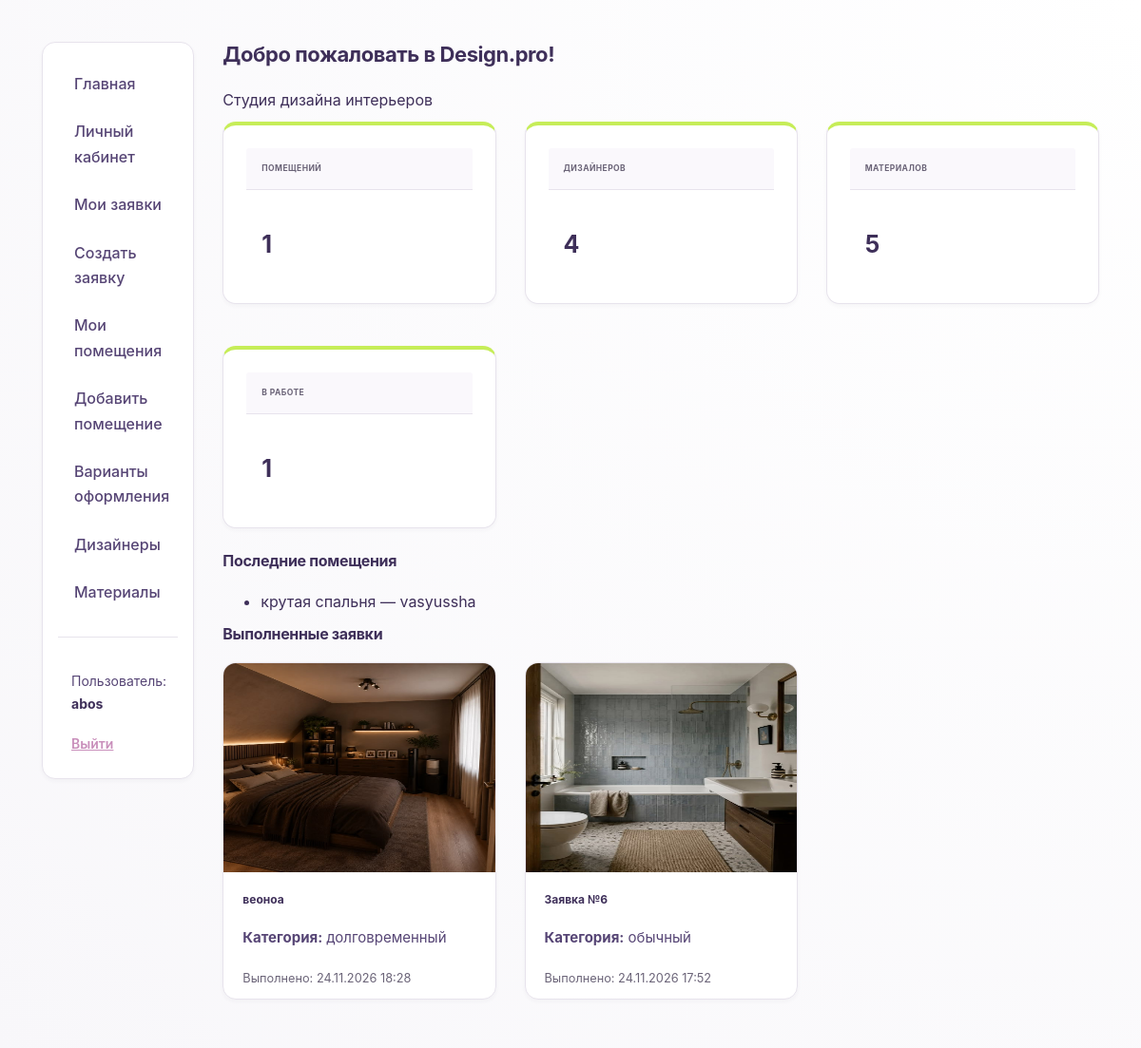
The page / (signed in) on the database its author committed.
### studio/models.py (models this page shows, shortened)
class Room(models.Model):
    STATUS_CHOICES = (
        ('new', 'Новое'),
        ('in_progress', 'В работе'),
        ('done', 'Готово'),
    )
    id = models.UUIDField(primary_key=True, default=uuid.uuid4, editable=False)
    user = models.ForeignKey(User, on_delete=models.CASCADE, verbose_name="Пользователь", related_name='rooms')
    title = models.CharField(max_length=200, verbose_name="Название помещения")
    room_type = models.CharField(
        max_length=50,
        choices=[
            ('living', 'Гостиная'),
            ('bedroom', 'Спальня'),
            ('kitchen', 'Кухня'),
            ('bathroom', 'Ванная'),
            ('office', 'Кабинет'),
            ('other', 'Другое'),
        ],
        verbose_name="Тип помещения"
    )
    area = models.FloatField(verbose_name="Площадь (м²)", null=True, blank=True)
    description = models.TextField(blank=True, verbose_name="Описание пожеланий", help_text="Опишите, как вы хотите оформить это помещение")
    plan_image = models.ImageField(upload_to='room_plans/', verbose_name="План помещения", help_text="Загрузите план или фото помещения")
    status = models.CharField(max_length=15, choices=STATUS_CHOICES, default='new', verbose_name="Статус")
    created_at = models.DateTimeField(auto_now_add=True, verbose_name="Дата создания")
    updated_at = models.DateTimeField(auto_now=True, verbose_name="Дата обновления")
    class Meta:
        ordering = ['-created_at']
        verbose_name = "Помещение"
        verbose_name_plural = "Помещения"
        permissions = (("can_make_proposal", "Предлагать варианты оформления"),)
    def get_absolute_url(self):
        return reverse('room-detail', args=[str(self.id)])

class Request(models.Model):
    STATUS_CHOICES = [
        ('new', 'Новая'),
        ('in_progress', 'Принято в работу'),
        ('done', 'Выполнено'),
        ('rejected', 'Отклонена'),
    ]
    user = models.ForeignKey(User, on_delete=models.CASCADE, verbose_name="Пользователь")
    title = models.CharField(max_length=200, verbose_name="Название")
    category = models.ForeignKey(Category, on_delete=models.SET_NULL, null=True, verbose_name="Категория")
    room_type = models.CharField(
        max_length=20,
        choices=[
            ('bedroom', 'Спальня'),
            ('bathroom', 'Ванная'),
            ('kitchen', 'Кухня'),
            ('living_room', 'Гостиная'),
            ('office', 'Офис'),
            ('other', 'Другое'),
        ],
        default='other',
        verbose_name="Тип помещения"
    )
    message = models.TextField(verbose_name="Описание")
    photo = models.ImageField(upload_to='request_photos/', verbose_name="Фото помещения или план")
    design_image = models.ImageField(upload_to='design_images/', blank=True, null=True, verbose_name="Изображение готового дизайна")
    status = models.CharField(max_length=20, choices=STATUS_CHOICES, default='new', verbose_name="Статус")
    created_at = models.DateTimeField(auto_now_add=True, verbose_name="Дата создания")
    updated_at = models.DateTimeField(auto_now=True, verbose_name="Дата обновления")
    designer_comment = models.TextField(
        blank=True,
        null=True,
        verbose_name="Комментарий дизайнера",
        help_text="Опишите, что было сделано или какие есть нюансы"
    )
    class Meta:
        ordering = ['-created_at']
        verbose_name = "Заявка"
        verbose_name_plural = "Заявки"

class Category(models.Model):
    name = models.CharField(max_length=100, verbose_name="Название категории")
    description = models.TextField(blank=True, verbose_name="Описание")
    class Meta:
        ordering = ['name']
        verbose_name = "Категория заявки"
        verbose_name_plural = "Категории заявок"
    def __str__(self):
        return self.name

### studio/views.py (the view)
# urls.py: path('', views.index, name='index'),
def index(request):
    num_rooms = Room.objects.count()
    num_designers = Designer.objects.count()
    num_materials = Material.objects.count()
    num_in_progress = Request.objects.filter(status='in_progress').count()
    completed_requests = Request.objects.filter(status='done').order_by('-created_at')[:4]
    recent_rooms = Room.objects.all()[:2]
    designers = Designer.objects.all()[:2]
    recent_materials = Material.objects.all()[:2]
    context = {
        'num_rooms': num_rooms,
        'num_designers': num_designers,
        'num_materials': num_materials,
        'num_in_progress': num_in_progress,
        'completed_requests': completed_requests,
        'recent_rooms': recent_rooms,
        'designers': designers,
        'recent_materials': recent_materials,
    }
    return render(request, 'index.html', context)

### studio/templates/index.html
{% extends "base_generic.html" %}
{% block content %}
<h1>Добро пожаловать в Design.pro!</h1>
<p>Студия дизайна интерьеров</p>
<div class="row">
    <div class="col-md-4">
        <div class="panel panel-primary stats-card">
            <div class="panel-heading"><h3>Помещений</h3></div>
            <div class="panel-body"><h2>{{ num_rooms }}</h2></div>
        </div>
    </div>
    <div class="col-md-4">
        <div class="panel panel-primary stats-card">
            <div class="panel-heading"><h3>Дизайнеров</h3></div>
            <div class="panel-body"><h2>{{ num_designers }}</h2></div>
        </div>
    </div>
    <div class="col-md-4">
        <div class="panel panel-primary stats-card">
            <div class="panel-heading"><h3>Материалов</h3></div>
            <div class="panel-body"><h2>{{ num_materials }}</h2></div>
        </div>
    </div>
</div>
<div class="row" style="margin-top: 20px;">
    <div class="col-md-4">
        <div class="panel panel-primary stats-card">
            <div class="panel-heading"><h3>В работе</h3></div>
            <div class="panel-body"><h2>{{ num_in_progress }}</h2></div>
        </div>
    </div>
</div>
<h2>Последние помещения</h2>
<ul>
    {% for room in recent_rooms %}
    <li><a href="{{ room.get_absolute_url }}">{{ room.title }}</a> — {{ room.user.username }}</li>
    {% empty %}
    <li>Пока нет помещений.</li>
    {% endfor %}
</ul>
<h2>Выполненные заявки</h2>
{% if completed_requests %}
<div class="row">
    {% for req in completed_requests %}
    <div class="col-md-4">
        <div class="panel panel-with-image">
            {% if req.design_image %}
                <img src="{{ req.design_image.url }}" alt="{{ req.title|default:'Заявка' }}">
            {% elif req.photo %}
                <img src="{{ req.photo.url }}" alt="{{ req.title|default:'Заявка' }}">
            {% else %}
                <div style="height: 220px; background: #FAF8FC; display: flex; align-items: center; justify-content: center; color: #6B6478;">
                    Нет изображения
                </div>
            {% endif %}
            {% if req.title %}
                <h3>{{ req.title }}</h3>
            {% else %}
                <h3>Заявка №{{ req.id }}</h3>
            {% endif %}
            <p><strong>Категория:</strong> {{ req.category|default:"Не указана" }}</p>
            <p><small style="color: #6B6478;">Выполнено: {{ req.updated_at|date:"d.m.Y H:i" }}</small></p>
        </div>
    </div>
    {% endfor %}
</div>
{% else %}
<div class="alert alert-info">
    <p>Пока нет выполненных заявок.</p>
</div>
{% endif %}
{% endblock %}

### studio/templates/base_generic.html (shortened to what this page needs)
<!DOCTYPE html>
<html lang="ru">
<head>
    <link rel="stylesheet" href="https://maxcdn.bootstrapcdn.com/bootstrap/3.3.7/css/bootstrap.min.css">
    {% load static %}
    <link rel="stylesheet" href="{% static 'css/styles.css' %}">
</head>
<body>
    <div class="container-fluid">
        <div class="row">
            <div class="col-sm-2">
                <ul class="sidebar-nav">
                    <li><a href="{% url 'index' %}">Главная</a></li>
                    {% if user.is_authenticated %}
                        {% if perms.studio.can_make_proposal %}
                            <li><a href="{% url 'admin-cabinet' %}">Панель управления</a></li>
                        {% else %}
                            <li><a href="{% url 'user-cabinet' %}">Личный кабинет</a></li>
                        {% endif %}
                        <li><a href="{% url 'my-requests' %}">Мои заявки</a></li>
                        <li><a href="{% url 'request-create' %}">Создать заявку</a></li>
                        <li><a href="{% url 'rooms' %}">Мои помещения</a></li>
                        <li><a href="{% url 'room-create' %}">Добавить помещение</a></li>
                        <li><a href="{% url 'proposals' %}">Варианты оформления</a></li>
                        <li><a href="{% url 'designers' %}">Дизайнеры</a></li>
                        <li><a href="{% url 'materials' %}">Материалы</a></li>
                        <hr>
                        <li class="user-info">Пользователь: <strong>{{ user.username }}</strong></li>
                        <li>
                            <form method="post" action="{% url 'logout' %}" style="display:inline;">
                                <button type="submit" class="btn-link">Выйти</button>
                            </form>
                        </li>
                    {% else %}
                        <hr>
                        <li><a href="{% url 'login' %}">Войти</a></li>
                        <li><a href="{% url 'register' %}">Регистрация</a></li>
                    {% endif %}
                </ul>
            </div>
            <div class="col-sm-10">
                {% block content %}{% endblock %}
            </div>
        </div>
    </div>
</body>
</html>

### studio/static/css/styles.css (style rules this page uses)
* { box-sizing: border-box; }
body { font-family: -apple-system, BlinkMacSystemFont, 'Segoe UI', 'Inter', sans-serif; background: radial-gradient(circle at top right, #ffffff, #F8F7FA); background-attachment: fixed; color: #3E2F59; font-size: 16px; line-height: 1.65; margin: 0; padding: 24px; }
h1, h2, h3 { color: #3E2F59; margin: 0 0 20px; line-height: 1.25; letter-spacing: -0.02em; font-weight: 750; }
h1 { font-size: 2.2rem; }
h2 { font-size: 1.6rem; }
h3 { font-size: 1.25rem; }
a { color: #3E2F59; text-decoration: none; transition: color 0.25s ease; }
hr { border: none; border-top: 1px solid #E7E3EC; margin: 24px 0; }
.container-fluid { max-width: 1200px; margin: 0 auto; padding: 20px; }
.sidebar-nav { list-style: none; padding: 16px; background: #FFFFFF; border-radius: 14px; border: 1px solid #E7E3EC; margin: 0; box-shadow: 0 2px 4px rgba(62, 47, 89, 0.04); }
.sidebar-nav li { margin: 4px 0; }
.sidebar-nav a { display: block; padding: 10px 14px; border-radius: 8px; color: #564575; font-weight: 500; border-left: 3px solid transparent; transition: all 0.25s ease; }
.sidebar-nav strong { display: block; padding: 16px 14px 8px; font-size: 0.75rem; letter-spacing: 0.08em; text-transform: uppercase; color: #6B6478; font-weight: 700; }
.sidebar-nav .user-info { padding: 10px 14px; font-size: 14px; color: #564575; }
.sidebar-nav .user-info strong { display: inline; padding: 0; font-size: 14px; text-transform: none; letter-spacing: normal; color: #3E2F59; }
.sidebar-nav form { background: transparent; padding: 0; margin: 0; border: none; box-shadow: none; max-width: none; display: inline; }
.sidebar-nav .btn-link { background: transparent; border: none; color: #C98FBB; padding: 6px 14px; margin: 0; font-size: 14px; font-weight: 600; text-decoration: underline; cursor: pointer; box-shadow: none; display: inline-block; width: auto; height: auto; line-height: 1.5; font-family: inherit; transition: color 0.25s ease; }
form { background: #FFFFFF; padding: 32px; border-radius: 14px; border: 1px solid #E7E3EC; box-shadow: 0 8px 24px rgba(62, 47, 89, 0.08); max-width: 600px; margin: 24px 0; }
.panel { background: #FFFFFF; border: 1px solid #E7E3EC; border-radius: 14px; padding: 24px; margin-bottom: 24px; box-shadow: 0 2px 4px rgba(62, 47, 89, 0.04); transition: box-shadow 0.25s ease; }
.panel-heading { border-bottom: 1px solid #E7E3EC; padding-bottom: 16px; margin-bottom: 20px; font-weight: 750; }
.panel-with-image { display: flex; flex-direction: column; border-top: 1px solid #E7E3EC; padding: 0; overflow: hidden; }
.panel-with-image img { width: 100%; height: 220px; display: block; }
.panel-with-image h3, .panel-with-image p, .panel-with-image div { font-size: 15px; font-weight: 400; color: #564575; line-height: 1.5; margin: 10px 20px; text-transform: none; letter-spacing: normal; }
.panel-with-image h3 { font-size: 1.2rem; font-weight: 750; color: #3E2F59; margin-top: 20px; }
.panel { animation: fadeIn 0.4s ease; }
.panel.panel-primary.stats-card { border-color: #E7E3EC; border-top: 4px solid #C6ED58; box-shadow: 0 2px 4px rgba(62, 47, 89, 0.04); transition: box-shadow 0.25s ease; }
.panel.panel-primary.stats-card > .panel-heading { background: #FAF8FC; color: #6B6478; border-color: #E7E3EC; padding: 16px; }
.panel.panel-primary.stats-card > .panel-heading h3 { margin: 0; font-size: 0.85rem; text-transform: uppercase; letter-spacing: 0.05em; font-weight: 700; color: #6B6478; }
.panel.panel-primary.stats-card > .panel-body { padding: 24px 16px; }
.panel.panel-primary.stats-card > .panel-body h2 { margin: 0; font-size: 2.5rem; font-weight: 750; color: #3E2F59; line-height: 1.1; }

### rows shown on the page
Room: title "крутая спальня", user.username "vasyussha"
Request: design_image (picture), title "веоноа", category "долговременный", updated_at "24.11.2026 18:28"
Request: design_image (picture), id "6", category "обычный", updated_at "24.11.2026 17:52"

### other values the page prints
{{ user.username }} "abos"
{{ num_rooms }} "1"
{{ num_designers }} "4"
{{ num_materials }} "5"
{{ num_in_progress }} "1"
